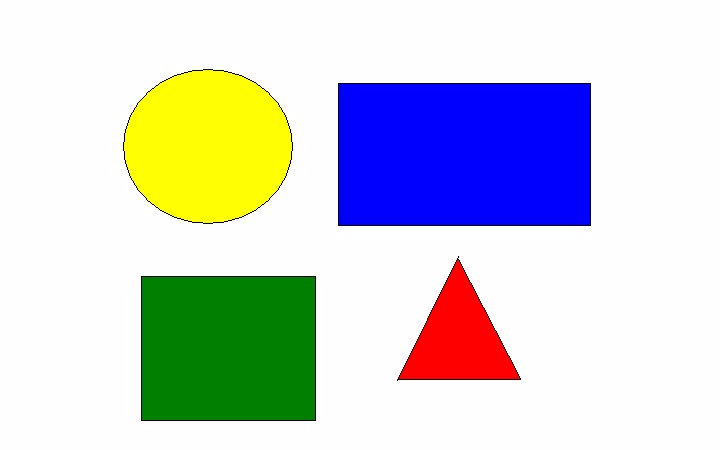
#> input picture Coys/figuras_2.png, 720 x 450 px
$ python chap8.py
#> lines starting #> are read from the running program, lines starting #| are printed output that depends on the picture; after the words box and inside, x2 and y2 are one past the last pixel; in counts of white or black regions, pixels touching at a corner belong together; long printed decimals are rounded
import cv2
import numpy as np
def Getcountours (img):
    contours,hierarchy = cv2.findContours(img,cv2.RETR_EXTERNAL,cv2.CHAIN_APPROX_NONE)
    for cnt in contours:
        area = cv2.contourArea(cnt)
        cv2.drawContours(imgC, cnt, -1, (0, 0, 0), 2)
        print(area)
        peri = cv2.arcLength(cnt,True)
        print(peri)
        aprox = cv2.approxPolyDP(cnt,0.04*peri,True)
        print(len(aprox))
        objCor = len(aprox)
        x , y, w, h= cv2.boundingRect(aprox)
        cv2.rectangle(imgC, (x, y), (x + w, y + h), (0, 0, 0), 2)


        if objCor ==3:objectype ="Tri"
        elif objCor==4:
            aspRatio = w/float(h)
            if aspRatio > 0.95 and aspRatio < 1.05:objectype ="Square"
            else:objectype ="Rectangle"

        elif objCor > 4:objectype="Circle"
        else: objectype="Triangle"
        cv2.rectangle(imgC, (x, y), (x + w, y + h), (0, 0, 0), 2)
        cv2.putText(imgC,objectype,(x+(w//2)-25,y+(h//2)),cv2.FONT_HERSHEY_SIMPLEX,0.5,(0,0,0),2)

path = 'Coys/figuras_2.png'
img = cv2.imread(path)
#> img is the input picture: shape (450, 720, 3); mean B, G, R 212.6, 209.1, 205.9
imgC= img.copy()
imgGray = cv2.cvtColor(img,cv2.COLOR_BGR2GRAY)
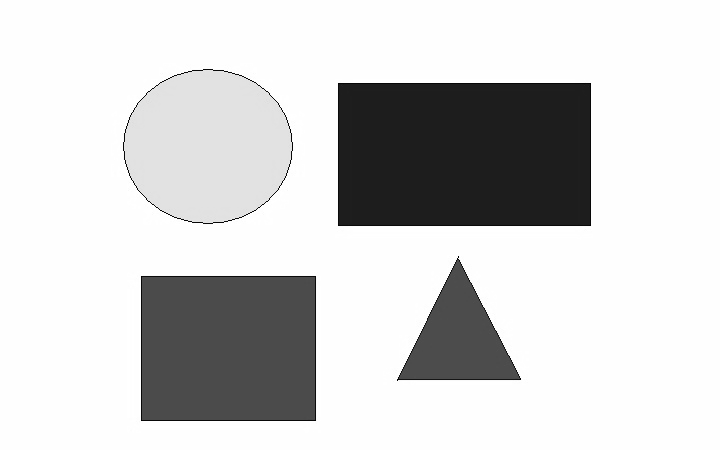
#> imgGray: shape (450, 720); min 1, max 255, mean 208.3
imgBlur = cv2.GaussianBlur(imgGray,(7,7),1)
imgCanny = cv2.Canny(imgBlur,50,50)
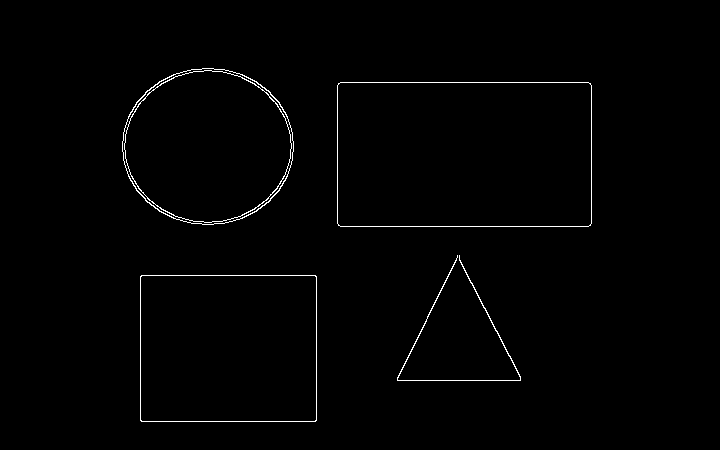
#> imgCanny: shape (450, 720); 0.95% white in thin lines or dots, all inside (x1, y1, x2, y2) = (122, 68, 592, 422)

cv2.imshow('Original',img)
#cv2.imshow('Gray',imgGray)
#cv2.imshow('Blur',imgBlur)
Getcountours(imgCanny)
#> in Getcountours, `contours,hierarchy = cv2.findContours(img,cv2.RETR_EXTERNAL,cv2.CHAIN_..`: contours = 4 contours; box (x1, y1, x2, y2) and area: (337, 82, 592, 227) 36560, (140, 275, 317, 422) 25694, (122, 68, 294, 225) 20966, (397, 255, 521, 381) 120
#> the loop in Getcountours, `for cnt in contours:` made 4 passes
#> (area, peri, aprox, objCor, x, y, w, h) on passes 1, 3: (25694, 641.7, [[140, 276], [141, 421], [316, 420], [315, 275]], 4, 140, 275, 177, 147), (36560, 791.3, [[338, 83], [338, 225], [590, 225], [590, 83]], 4, 338, 83, 253, 143)
#> (area, peri, objCor, x, y, w, h, objectype) on passes 2, 4: (120, 845.1, 6, 397, 255, 124, 126, 'Circle'), (20966, 543.9, 8, 123, 69, 170, 155, 'Circle')
#| 25694.0
#| 641.657
#| 4
#| 120.0
#| 845.068
#| 6
#| 36560.0
#| 791.314
#| 4
#| 20966.0
#> (further printed lines are left out)
#> after the loop in Getcountours, `for cnt in contours:`:
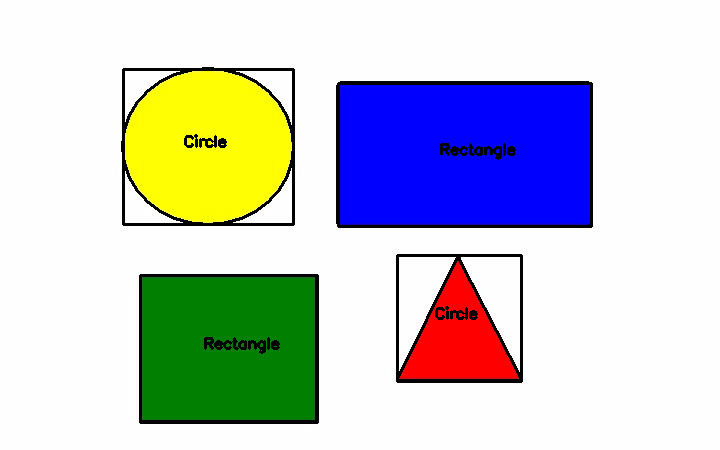
#> imgC: shape (450, 720, 3); 3.77% of pixels changed, all inside (x1, y1, x2, y2) = (121, 67, 593, 424)
cv2.imshow('Contour',imgC)
cv2.waitKey(0)

$ run again, with Coys/carta.png copied over Coys/figuras_2.png
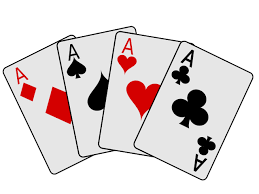
#> input picture Coys/carta.png, 259 x 194 px
#> img is the input picture: shape (194, 259, 3); mean B, G, R 218.6, 218.6, 226.1
#> `imgCanny = cv2.Canny(imgBlur,50,50)`:
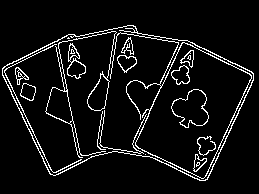
#> imgCanny: shape (194, 259); 6.7% white in thin lines or dots, all inside (x1, y1, x2, y2) = (2, 25, 254, 181)
#> contours = 1 contour; box (x1, y1, x2, y2) and area: (2, 25, 254, 181) 26510
#> the loop in Getcountours, `for cnt in contours:` made 1 pass
#> (area, peri, objCor, x, y, w, h, objectype) on pass 1: (26510, 723.4, 5, 2, 25, 252, 156, 'Circle')
#> (printed output is left out)
#> after the loop in Getcountours, `for cnt in contours:`:
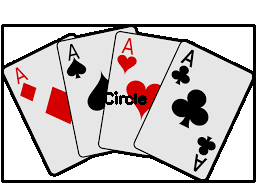
#> imgC: shape (194, 259, 3); 8.69% of pixels changed, all inside (x1, y1, x2, y2) = (1, 24, 256, 183)

$ run again, with Coys/fig.png copied over Coys/figuras_2.png
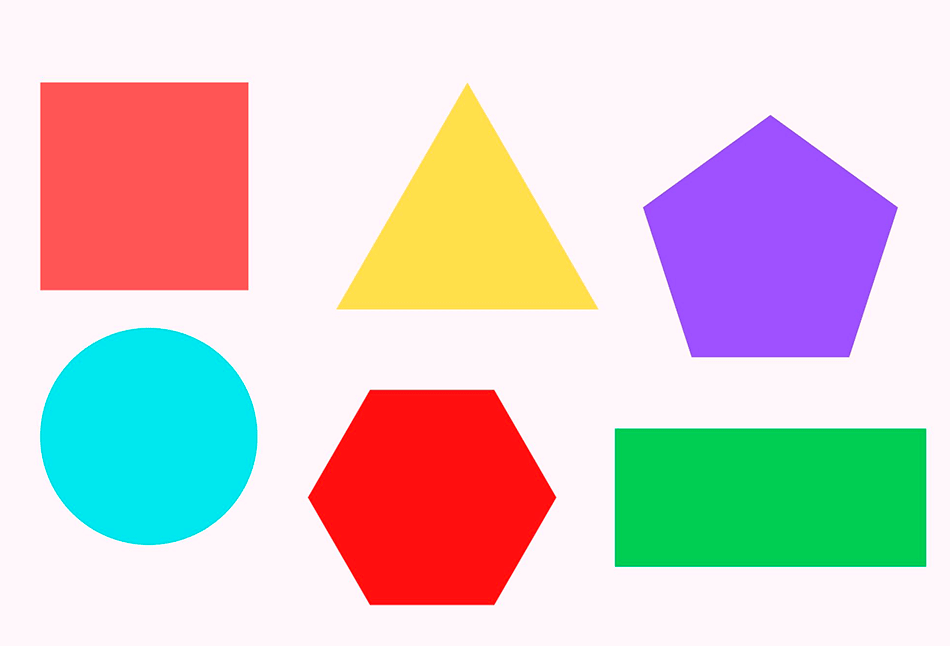
#> input picture Coys/fig.png, 950 x 646 px
#> img is the input picture: shape (646, 950, 3); mean B, G, R 202.9, 203.8, 214.9
#> `imgCanny = cv2.Canny(imgBlur,50,50)`:
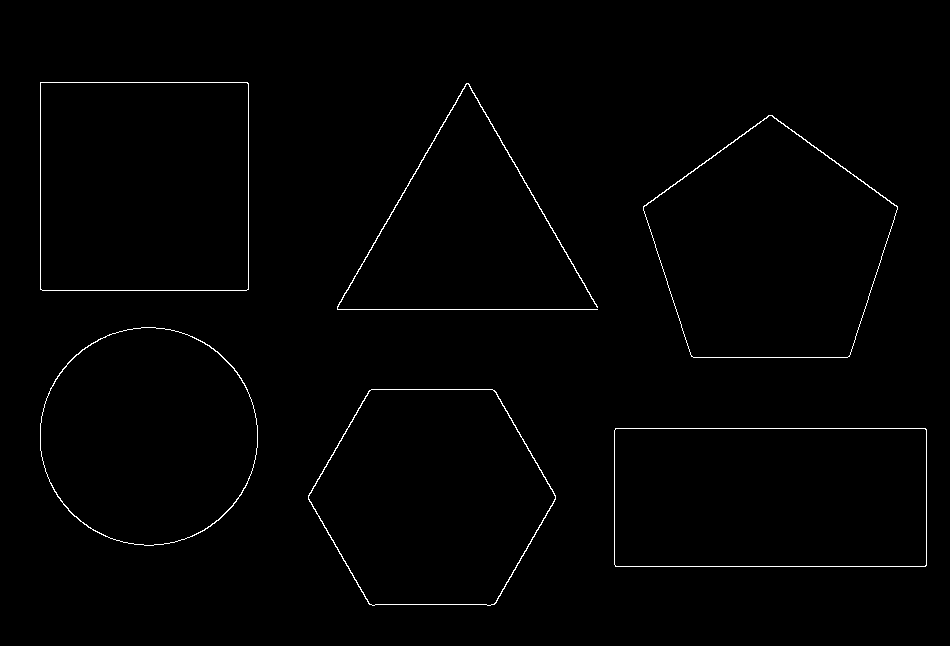
#> imgCanny: shape (646, 950); 0.86% white in thin lines or dots, all inside (x1, y1, x2, y2) = (40, 82, 927, 606)
#> contours = 6 contours; box (x1, y1, x2, y2) and area: (40, 82, 249, 291) 43260, (614, 428, 927, 567) 43052, (643, 115, 898, 358) 42847, (308, 389, 556, 606) 40199, (40, 327, 258, 546) 37179, (337, 83, 598, 310) 256
#> the loop in Getcountours, `for cnt in contours:` made 6 passes
#> (area, peri, aprox, objCor, x, y, w, h) on passes 1, 6: (43052, 897.7, [[614, 430], [615, 566], [926, 565], [925, 428]], 4, 614, 428, 313, 139), (43260.5, 830.2, [[40, 82], [40, 289], [248, 289], [247, 82]], 4, 40, 82, 209, 208)
#> (printed output is left out)
#> after the loop in Getcountours, `for cnt in contours:`:
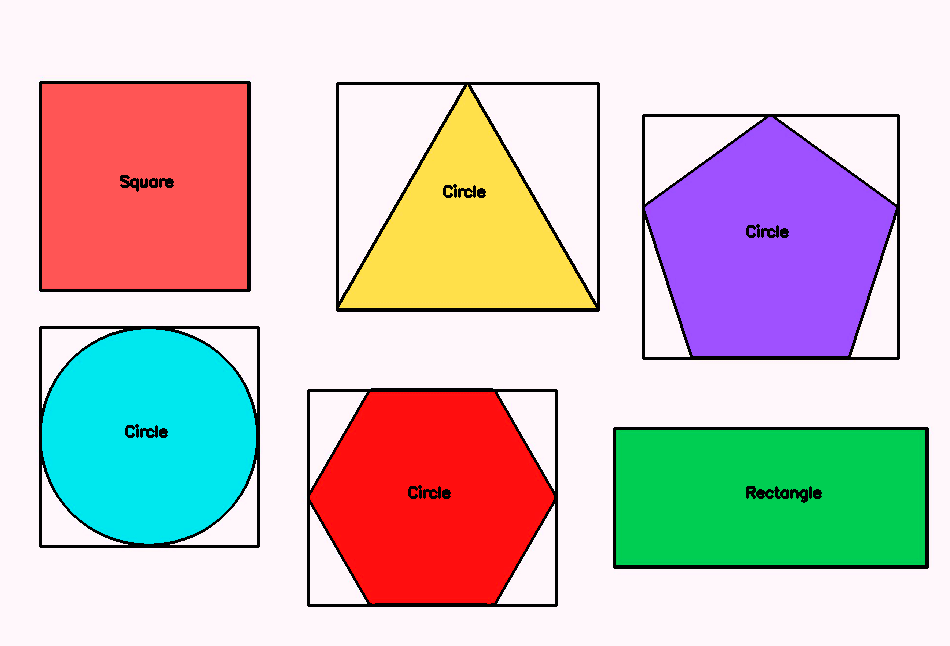
#> imgC: shape (646, 950, 3); 4.23% of pixels changed, all inside (x1, y1, x2, y2) = (39, 81, 929, 607)
